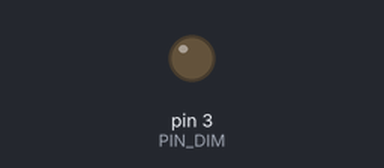
The sketch below on a simulated Arduino Uno, built with avr-gcc and run on an emulated ATmega328P. Shown: output pins drawn as LEDs (lit = HIGH). What the sketch prints to the serial monitor is not drawn.

Above: at 1.55 s.
At 13.95 s:
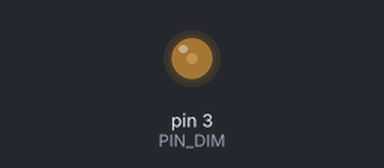
At 26.35 s:
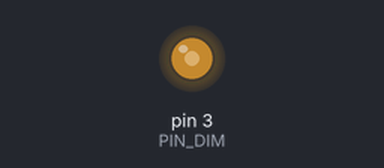
At 51.35 s:
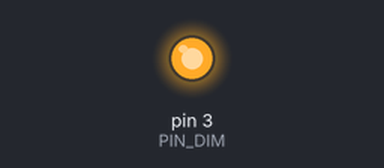
Timing chart, 0 to 66.5 s (numbered marks = the images above):
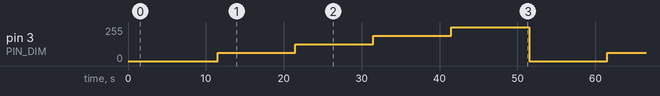

The sketch:

exp1_dimmer_pwm__rsl.ino.ino
```cpp
/*
  Dimmer AC con RBDdimmer: 5 niveles fijos (0,25,50,75,100) por 10 s
  - Hardware típico Arduino UNO (AVR):
      D2 = entrada ZC del módulo dimmer (lo maneja la librería)
      D3 = salida de disparo TRIAC (gate)
  - Telemetría didáctica para Serial Plotter:
      zc_dbg  : pulso corto al inicio de cada semiciclo
      gate_dbg: pulso alrededor del instante de disparo (calculado a partir de PCT)
      pct     : porcentaje de potencia aplicado por RBDdimmer
*/

#include <RBDdimmer.h>

// ===================== Pines y objetos =====================
const uint8_t PIN_DIM = 3;   // Gate del TRIAC (salida)
const uint8_t PIN_ZC  = 2;   // ZC del módulo (documentativo; la librería lo usa en UNO)

dimmerLamp dimmer(PIN_DIM);  // En UNO: ZC = D2 (INT0), Gate = PIN_DIM

// ===================== Config AC y visualización =====================
// Ajusta a 50 si estás en 50 Hz:
const uint8_t  MAINS_HZ   = 60;
const uint32_t HALF_US    = (uint32_t)(1000000UL / (MAINS_HZ * 2));  // ~8333 us a 60 Hz
const uint32_t ZC_VIS_US  = 1000;   // duración del pulso "zc_dbg" (1 ms)
const uint32_t GATE_VIS_US= 2000;   // duración del pulso "gate_dbg" (2 ms)
const uint16_t SAMPLE_MS  = 10;     // muestreo para Plotter (100 Hz)

// ===================== Niveles fijos =====================
const uint8_t  LEVELS[]   = {0, 25, 50, 75, 100};
const uint8_t  N_LEVELS   = sizeof(LEVELS) / sizeof(LEVELS[0]);
const uint32_t HOLD_MS    = 10000;  // 10 s por nivel

volatile uint8_t pct      = 0;      // % de potencia actual
uint8_t  level_idx        = 0;      // índice de nivel actual
uint32_t next_level_ms    = 0;      // cuándo saltar al siguiente nivel

// ===================== Relojes didácticos =====================
uint32_t zc_t0_us         = 0;      // ancla del semiciclo actual (para zc_dbg/gate_dbg)
uint32_t last_plot_ms     = 0;      // último envío al Plotter

// ===================== Utilitarios =====================
static inline uint32_t u32_diff(uint32_t a, uint32_t b) {
  // diferencia con wrap-around (micros/millis unsigned)
  return (uint32_t)(a - b);
}

void setup() {
  Serial.begin(115200);
  delay(1500); // da tiempo a que el Plotter enganche tras el reset
  Serial.println("zc_dbg,gate_dbg,pct");

  dimmer.begin(NORMAL_MODE, ON);

  // Arranca en el primer nivel fijo
  pct = LEVELS[level_idx];
  dimmer.setPower(pct);

  // Inicializa anclas de tiempo
  zc_t0_us      = micros();
  next_level_ms = millis() + HOLD_MS;
  last_plot_ms  = millis();
}

void loop() {
  const uint32_t now_ms = millis();
  const uint32_t now_us = micros();

  // -------- 1) Escalonador: cambiar de nivel cada 10 s --------
  if ((int32_t)(now_ms - next_level_ms) >= 0) {
    level_idx = (uint8_t)((level_idx + 1) % N_LEVELS);
    pct = LEVELS[level_idx];
    dimmer.setPower(pct);
    next_level_ms = now_ms + HOLD_MS;

    // Marcador útil para ubicar los cambios en el Monitor/Plotter
    Serial.print("# Cambio de nivel -> PCT = ");
    Serial.println(pct);
  }

  // -------- 2) Reloj de semiciclos (didáctico p/ telemetría) --------
  // Si se completó el semiciclo, avanza el ancla zc_t0_us.
  // Usamos while por si el loop perdió más de un semiciclo.
  while (u32_diff(now_us, zc_t0_us) >= HALF_US) {
    zc_t0_us += HALF_US;
  }

  // zc_dbg: 1 durante ZC_VIS_US tras cada cruce por cero
  const uint32_t t_from_zc = u32_diff(now_us, zc_t0_us);
  const int zc_dbg  = (t_from_zc < ZC_VIS_US) ? 1 : 0;

  // gate_dbg: 1 durante GATE_VIS_US alrededor del instante de disparo
  // fire_delay_us -> (100 - pct)% del semiciclo: pct alto => disparo temprano
  const uint32_t fire_delay_us = (uint32_t)((100UL - pct) * HALF_US / 100UL);
  const int gate_dbg = (t_from_zc >= fire_delay_us && t_from_zc < (fire_delay_us + GATE_VIS_US)) ? 1 : 0;

  // -------- 3) Telemetría para Serial Plotter --------
  if ((uint32_t)(now_ms - last_plot_ms) >= SAMPLE_MS) {
    last_plot_ms = now_ms;
    // Formato CSV: zc_dbg,gate_dbg,pct
    Serial.print(zc_dbg);
    Serial.print(',');
    Serial.print(gate_dbg);
    Serial.print(',');
    Serial.println(pct);
  }
}
```

Measured:
- by itself, pin 3 (PIN_DIM): repeats every 50.0 s: 127/255 10.0 s, 191/255 10.0 s, 255/255 10.0 s, 0/255 10.0 s, 63/255 10.0 s
